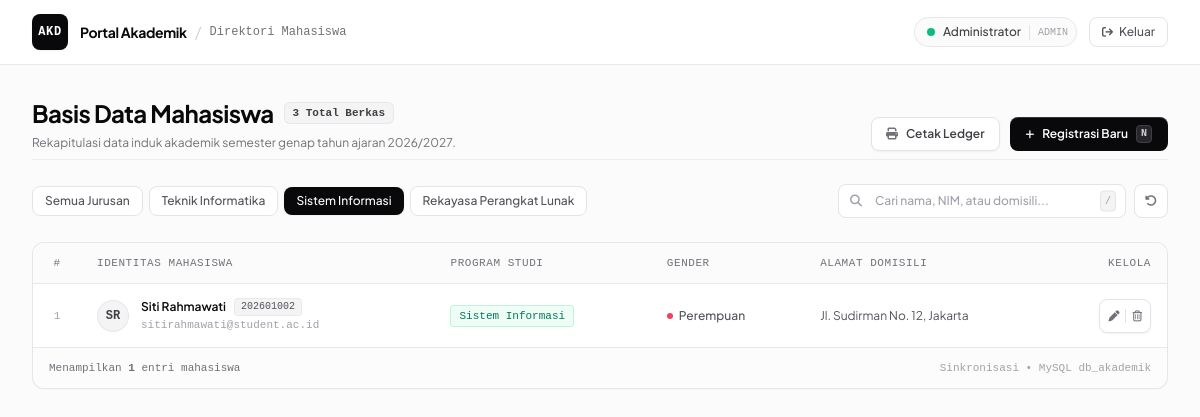
Page /index.php?jurusan=Sistem+Informasi (signed in) on the committed database.
### tables this page shows
CREATE TABLE IF NOT EXISTS mahasiswa (
    id INT AUTO_INCREMENT PRIMARY KEY,
    nim VARCHAR(20) NOT NULL UNIQUE,
    nama VARCHAR(100) NOT NULL,
    jurusan VARCHAR(50) NOT NULL,
    jenis_kelamin ENUM('Laki-laki', 'Perempuan') NOT NULL,
    alamat TEXT NOT NULL,
    created_at TIMESTAMP DEFAULT CURRENT_TIMESTAMP
);

### index.php (the view, shortened to what this page needs)
<?php
require_once 'koneksi.php';
$keyword = isset($_GET['cari']) ? mysqli_real_escape_string($koneksi, trim($_GET['cari'])) : '';
$jurusan_filter = isset($_GET['jurusan']) ? mysqli_real_escape_string($koneksi, trim($_GET['jurusan'])) : '';
$conditions = [];
if (!empty($jurusan_filter)) {
    $conditions[] = "jurusan = '$jurusan_filter'";
}
$whereSql = count($conditions) > 0 ? "WHERE " . implode(" AND ", $conditions) : "";
$query = "SELECT * FROM mahasiswa $whereSql ORDER BY id DESC";
$result = mysqli_query($koneksi, $query);
$totalData = mysqli_num_rows($result);
$countAllQuery = mysqli_query($koneksi, "SELECT COUNT(*) as total FROM mahasiswa");
$totalAll = mysqli_fetch_assoc($countAllQuery)['total'];
?>
<!DOCTYPE html>
<html lang="id" class="h-full bg-[#fbfbfb]">
<head>
    <script src="https://cdn.tailwindcss.com"></script>
    <link rel="stylesheet" href="https://cdnjs.cloudflare.com/ajax/libs/font-awesome/6.5.1/css/all.min.css">
</head>
<body class="h-full bg-[#fbfbfb] text-zinc-900 flex flex-col antialiased">
    <header class="bg-white border-b border-zinc-200/80 sticky top-0 z-40">
        <div class="max-w-7xl mx-auto px-4 sm:px-6 lg:px-8 h-16 flex items-center justify-between">
            <div class="flex items-center gap-3">
                <div class="w-9 h-9 rounded-lg bg-zinc-950 text-white flex items-center justify-center font-mono font-bold text-xs tracking-wider shadow-sm">
                    AKD
                </div>
                <div class="flex items-center gap-2">
                    <span class="text-sm font-bold tracking-tight text-zinc-950">Portal Akademik</span>
                    <span class="text-zinc-300">/</span>
                    <span class="font-mono text-xs text-zinc-500 font-medium">Direktori Mahasiswa</span>
                </div>
            </div>
            <div class="flex items-center gap-3">
                <div class="flex items-center gap-2 pl-3 pr-2 py-1.5 rounded-full border border-zinc-200/80 bg-zinc-50/80">
                    <span class="w-2 h-2 rounded-full bg-emerald-500 animate-pulse"></span>
                    <span class="text-xs font-medium text-zinc-700">
                        <?= htmlspecialchars($_SESSION['nama'] ?? $_SESSION['username']) ?>
                    </span>
                    <span class="font-mono text-[10px] text-zinc-400 border-l border-zinc-200 pl-2">ADMIN</span>
                </div>
                <a href="logout.php" onclick="return confirm('Apakah Anda yakin ingin keluar dari sistem?')"
                   class="inline-flex items-center gap-1.5 px-3 py-1.5 rounded-lg border border-zinc-200 hover:border-zinc-300 hover:bg-zinc-50 text-zinc-600 hover:text-zinc-950 text-xs font-medium transition" title="Logout">
                    <i class="fa-solid fa-arrow-right-from-bracket text-[11px]"></i>
                    <span class="hidden sm:inline">Keluar</span>
                </a>
            </div>
        </div>
    </header>
    <main class="flex-1 max-w-7xl w-full mx-auto px-4 sm:px-6 lg:px-8 py-8 space-y-6">
        <div class="flex flex-col md:flex-row md:items-end justify-between gap-4 pb-2 border-b border-zinc-200/60">
            <div>
                <div class="flex items-center gap-2.5 mb-1.5">
                    <h1 class="text-2xl font-bold tracking-tight text-zinc-950">Basis Data Mahasiswa</h1>
                    <span class="font-mono text-[11px] font-semibold px-2 py-0.5 rounded-md bg-zinc-100 text-zinc-700 border border-zinc-200/80">
                        <?= $totalAll ?> Total Berkas
                    </span>
                </div>
                <p class="text-xs text-zinc-500 max-w-xl">
                    Rekapitulasi data induk akademik semester genap tahun ajaran 2026/2027.
                </p>
            </div>
            <div class="flex items-center gap-2.5">
                <a href="cetak.php<?= $keyword ? '?cari=' . urlencode($keyword) : '' ?><?= $jurusan_filter ? ($keyword ? '&' : '?') . 'jurusan=' . urlencode($jurusan_filter) : '' ?>" target="_blank"
                   class="inline-flex items-center gap-2 px-3.5 py-2 rounded-lg bg-white border border-zinc-200 hover:border-zinc-300 hover:bg-zinc-50 text-zinc-700 hover:text-zinc-950 text-xs font-semibold shadow-sm transition">
                    <i class="fa-solid fa-print text-zinc-500 text-xs"></i>
                    <span>Cetak Ledger</span>
                </a>
                <a href="tambah.php"
                   class="inline-flex items-center gap-2 px-4 py-2 rounded-lg bg-zinc-950 hover:bg-zinc-800 active:scale-[0.99] text-white text-xs font-semibold shadow-[inset_0_1px_0_rgba(255,255,255,0.18)] transition">
                    <i class="fa-solid fa-plus text-[10px]"></i>
                    <span>Registrasi Baru</span>
                    <kbd class="hidden sm:inline-block font-mono text-[10px] px-1 py-0.2 bg-zinc-800 rounded text-zinc-300 border border-zinc-700">N</kbd>
                </a>
            </div>
        </div>
        <div class="flex flex-col lg:flex-row items-stretch lg:items-center justify-between gap-3">
            <div class="flex items-center gap-1.5 overflow-x-auto pb-1 lg:pb-0 text-xs">
                <a href="index.php<?= $keyword ? '?cari=' . urlencode($keyword) : '' ?>"
                   class="px-3 py-1.5 rounded-lg font-medium transition <?= empty($jurusan_filter) ? 'bg-zinc-950 text-white shadow-sm' : 'bg-white border border-zinc-200 text-zinc-600 hover:text-zinc-950 hover:bg-zinc-50' ?>">
                    Semua Jurusan
                </a>
                <a href="index.php?jurusan=<?= urlencode('Teknik Informatika') ?><?= $keyword ? '&cari=' . urlencode($keyword) : '' ?>"
                   class="px-3 py-1.5 rounded-lg font-medium transition whitespace-nowrap <?= $jurusan_filter == 'Teknik Informatika' ? 'bg-zinc-950 text-white shadow-sm' : 'bg-white border border-zinc-200 text-zinc-600 hover:text-zinc-950 hover:bg-zinc-50' ?>">
                    Teknik Informatika
                </a>
                <a href="index.php?jurusan=<?= urlencode('Sistem Informasi') ?><?= $keyword ? '&cari=' . urlencode($keyword) : '' ?>"
                   class="px-3 py-1.5 rounded-lg font-medium transition whitespace-nowrap <?= $jurusan_filter == 'Sistem Informasi' ? 'bg-zinc-950 text-white shadow-sm' : 'bg-white border border-zinc-200 text-zinc-600 hover:text-zinc-950 hover:bg-zinc-50' ?>">
                    Sistem Informasi
                </a>
                <a href="index.php?jurusan=<?= urlencode('Rekayasa Perangkat Lunak') ?><?= $keyword ? '&cari=' . urlencode($keyword) : '' ?>"
                   class="px-3 py-1.5 rounded-lg font-medium transition whitespace-nowrap <?= $jurusan_filter == 'Rekayasa Perangkat Lunak' ? 'bg-zinc-950 text-white shadow-sm' : 'bg-white border border-zinc-200 text-zinc-600 hover:text-zinc-950 hover:bg-zinc-50' ?>">
                    Rekayasa Perangkat Lunak
                </a>
            </div>
            <form action="index.php" method="GET" class="flex items-center gap-2">
                <div class="relative flex-1 sm:w-72">
                    <i class="fa-solid fa-magnifying-glass absolute left-3 top-1/2 -translate-y-1/2 text-zinc-400 text-xs"></i>
                    <input type="text" id="searchInput" name="cari" value="<?= htmlspecialchars($keyword) ?>"
                           placeholder="Cari nama, NIM, atau domisili..."
                           class="w-full pl-9 pr-8 py-2 rounded-lg border border-zinc-200 bg-white text-xs text-zinc-900 placeholder:text-zinc-400 focus:outline-none focus:border-zinc-900 focus:ring-1 focus:ring-zinc-900 transition font-medium">
                    <kbd class="hidden sm:inline-block absolute right-2.5 top-1/2 -translate-y-1/2 font-mono text-[10px] text-zinc-400 bg-zinc-100 px-1 py-0.5 rounded border border-zinc-200">/</kbd>
                </div>
                <?php if (!empty($keyword) || !empty($jurusan_filter)): ?>
                    <a href="index.php" class="px-2.5 py-2 rounded-lg border border-zinc-200 bg-white hover:bg-zinc-50 text-zinc-500 hover:text-zinc-900 text-xs transition" title="Reset Semua Filter">
                        <i class="fa-solid fa-rotate-left"></i>
                    </a>
                <?php endif; ?>
            </form>
        </div>
        <div class="bg-white rounded-xl border border-zinc-200/90 shadow-[0_1px_3px_rgba(0,0,0,0.02)] overflow-hidden">
            <div class="overflow-x-auto">
                <table class="w-full text-left text-xs border-collapse">
                    <thead class="bg-zinc-50/80 border-b border-zinc-200/80 text-[11px] font-mono text-zinc-500 uppercase tracking-wider">
                        <tr>
                            <th class="py-3 px-4 w-12 text-center font-medium">#</th>
                            <th class="py-3 px-4 font-medium">Identitas Mahasiswa</th>
                            <th class="py-3 px-4 font-medium">Program Studi</th>
                            <th class="py-3 px-4 font-medium">Gender</th>
                            <th class="py-3 px-4 font-medium">Alamat Domisili</th>
                            <th class="py-3 px-4 text-right font-medium w-28">Kelola</th>
                        </tr>
                    </thead>
                    <tbody class="divide-y divide-zinc-100 text-zinc-700">
                        <?php
                        $no = 1;
                        if ($totalData > 0):
                            while ($row = mysqli_fetch_assoc($result)):
                                $namaParts = explode(' ', trim($row['nama']));
                                $initials = strtoupper(substr($namaParts[0], 0, 1) . (isset($namaParts[1]) ? substr($namaParts[1], 0, 1) : ''));
                                $syntheticEmail = strtolower(preg_replace('/[^a-zA-Z0-9]/', '', $row['nama'])) . '@student.ac.id';
                        ?>
                            <tr class="hover:bg-zinc-50/70 transition-colors group">
                                <td class="py-3.5 px-4 text-center font-mono text-zinc-400 text-[11px]"><?= $no++ ?></td>
                                <td class="py-3.5 px-4">
                                    <div class="flex items-center gap-3">
                                        <div class="w-8 h-8 rounded-full bg-zinc-100 border border-zinc-200/80 flex items-center justify-center font-mono font-semibold text-zinc-700 text-xs">
                                            <?= $initials ?>
                                        </div>
                                        <div>
                                            <div class="font-semibold text-zinc-950 text-xs flex items-center gap-2">
                                                <span><?= htmlspecialchars($row['nama']) ?></span>
                                                <span class="font-mono text-[10px] px-1.5 py-0.2 rounded bg-zinc-100 text-zinc-600 border border-zinc-200/60 font-normal">
                                                    <?= htmlspecialchars($row['nim']) ?>
                                                </span>
                                            </div>
                                            <span class="font-mono text-[11px] text-zinc-400"><?= $syntheticEmail ?></span>
                                        </div>
                                    </div>
                                </td>
                                <td class="py-3.5 px-4">
                                    <?php
                                    $badgeClass = "bg-zinc-50 text-zinc-700 border-zinc-200";
                                    if ($row['jurusan'] == 'Teknik Informatika') {
                                        $badgeClass = "bg-blue-50/80 text-blue-700 border-blue-200/70";
                                    } elseif ($row['jurusan'] == 'Sistem Informasi') {
                                        $badgeClass = "bg-emerald-50/80 text-emerald-700 border-emerald-200/70";
                                    } elseif ($row['jurusan'] == 'Rekayasa Perangkat Lunak') {
                                        $badgeClass = "bg-violet-50/80 text-violet-700 border-violet-200/70";
                                    }
                                    ?>
                                    <span class="inline-flex items-center font-mono text-[11px] font-medium px-2 py-0.5 rounded border <?= $badgeClass ?>">
                                        <?= htmlspecialchars($row['jurusan']) ?>
                                    </span>
                                </td>
                                <td class="py-3.5 px-4">
                                    <span class="inline-flex items-center gap-1.5 text-zinc-600 text-xs font-medium">
                                        <span class="w-1.5 h-1.5 rounded-full <?= $row['jenis_kelamin'] == 'Laki-laki' ? 'bg-sky-500' : 'bg-rose-500' ?>"></span>
                                        <?= htmlspecialchars($row['jenis_kelamin']) ?>
                                    </span>
                                </td>
                                <td class="py-3.5 px-4 text-zinc-600 max-w-xs truncate" title="<?= htmlspecialchars($row['alamat']) ?>">
                                    <?= htmlspecialchars($row['alamat']) ?>
                                </td>
                                <td class="py-3.5 px-4 text-right">
                                    <div class="inline-flex items-center rounded-lg border border-zinc-200 bg-white p-0.5 shadow-sm">
                                        <a href="edit.php?id=<?= $row['id'] ?>"
                                           class="p-1.5 text-zinc-500 hover:text-zinc-950 hover:bg-zinc-100 rounded transition" title="Sunting Data">
                                            <i class="fa-solid fa-pen text-[11px]"></i>
                                        </a>
                                        <button type="button" onclick="konfirmasiHapus(<?= $row['id'] ?>, '<?= htmlspecialchars($row['nama']) ?>')"
                                                class="p-1.5 text-zinc-500 hover:text-red-600 hover:bg-red-50 rounded transition" title="Hapus Data">
                                            <i class="fa-regular fa-trash-can text-[11px]"></i>
                                        </button>
                                    </div>
                                </td>
                            </tr>
                        <?php
                            endwhile;
                        endif; ?>
                    </tbody>
                </table>
            </div>
            <div class="py-3 px-4 bg-zinc-50/50 border-t border-zinc-200/80 flex items-center justify-between text-xs text-zinc-500">
                <span class="font-mono text-[11px]">
                    Menampilkan <strong><?= $totalData ?></strong> entri mahasiswa
                </span>
                <span class="font-mono text-[11px] text-zinc-400">
                    Sinkronisasi &bull; MySQL db_akademik
                </span>
            </div>
        </div>
    </main>
</body>
</html>

### index.php (style rules this page uses)
body { font-family: 'Plus Jakarta Sans', sans-serif; }
.font-mono { font-family: 'JetBrains Mono', monospace; }

### rows in the picture
mahasiswa: nama "SR", nama "Siti Rahmawati", nim "202601002", nama "sitirahmawati@student.ac.id", jurusan "Sistem Informasi", jenis_kelamin "Perempuan", alamat "Jl. Sudirman No. 12, Jakarta"

### other values in the picture
$_SESSION['nama'] "Administrator"
$totalAll "3"
$totalData "1"
